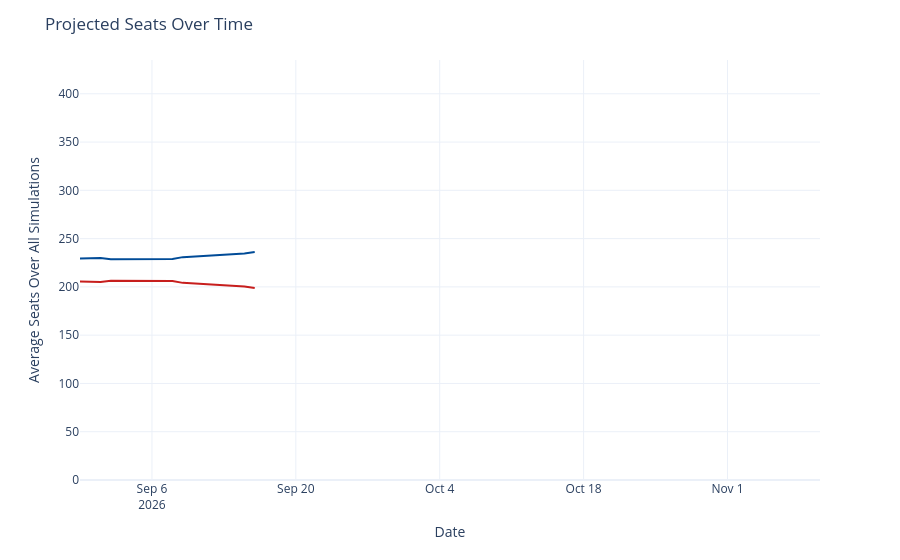

Source (notebook cell):
### Code cell
seats_over_time = output_ts[(output_ts['geo'] == 'US House') &
                             (output_ts['type'] == 'seats')]
seats_over_time['rep_seats'] = seats_over_time['y'].map(lambda x: 435 - x)
seats_over_time = seats_over_time.rename({'y': 'Democrats', 'rep_seats': 'Republicans'}, axis=1)
seats_time_ser = px.line(seats_over_time, x='date', y=['Democrats', 'Republicans'], template='plotly_white',
                        color_discrete_map={'Democrats': '#004b97', 'Republicans': '#c71e1d'},)
seats_time_ser.update_traces(hovertemplate="%{y:.1f}")
seats_time_ser.update_layout(
    xaxis=dict(range=[pd.to_datetime('2026-08-30'), pd.to_datetime('2026-11-10')]),
    yaxis=dict(range=[0, 435]),
    xaxis_title='Date',
    yaxis_title='Average Seats Over All Simulations',
    title=dict(text="Projected Seats Over Time"),
    hovermode="x",
    showlegend=False
)
seats_time_ser

### Figure 1 — Plotly figure (JSON) as saved in the notebook; plotly's stock layout.template omitted (floating-point values rounded to 4 significant figures)
{"data": [{"hovertemplate": "%{y:.1f}", "legendgroup": "Democrats", "line": {"color": "#004b97", "dash": "solid"}, "marker": {"symbol": "circle"}, "mode": "lines", "name": "Democrats", "orientation": "v", "showlegend": true, "type": "scatter", "x": ["2026-08-30", "2026-08-31", "2026-09-01", "2026-09-02", "2026-09-03", "2026-09-04", "2026-09-05", "2026-09-06", "2026-09-07", "2026-09-08", "2026-09-09", "2026-09-14", "2026-09-15", "2026-09-16"], "xaxis": "x", "y": [229.4, 230.0, 230.0, 228.5, 228.5, 228.7, 228.7, 228.9, 228.8, 228.9, 230.8, 233.6, 234.7, 236.2], "yaxis": "y"}, {"hovertemplate": "%{y:.1f}", "legendgroup": "Republicans", "line": {"color": "#c71e1d", "dash": "solid"}, "marker": {"symbol": "circle"}, "mode": "lines", "name": "Republicans", "orientation": "v", "showlegend": true, "type": "scatter", "x": ["2026-08-30", "2026-08-31", "2026-09-01", "2026-09-02", "2026-09-03", "2026-09-04", "2026-09-05", "2026-09-06", "2026-09-07", "2026-09-08", "2026-09-09", "2026-09-14", "2026-09-15", "2026-09-16"], "xaxis": "x", "y": [205.6, 205.0, 205.0, 206.5, 206.5, 206.3, 206.3, 206.1, 206.2, 206.1, 204.2, 201.4, 200.3, 198.8], "yaxis": "y"}], "layout": {"hovermode": "x", "legend": {"title": {"text": "variable"}, "tracegroupgap": 0}, "margin": {"t": 60}, "showlegend": false, "title": {"text": "Projected Seats Over Time"}, "xaxis": {"anchor": "y", "domain": [0, 1], "range": ["2026-08-30T00:00:00", "2026-11-10T00:00:00"], "title": {"text": "Date"}}, "yaxis": {"anchor": "x", "domain": [0, 1], "range": [0, 435], "title": {"text": "Average Seats Over All Simulations"}}}}
